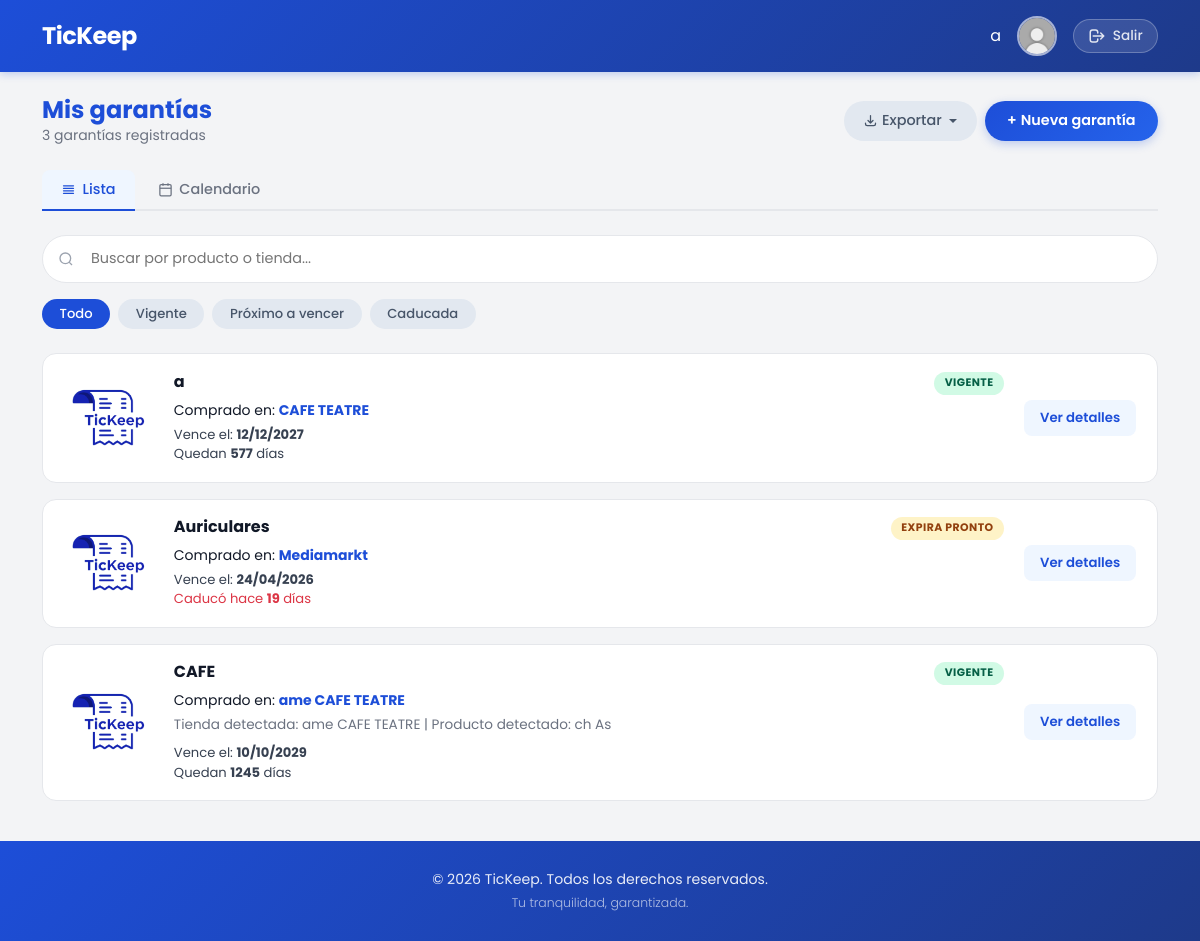
The app's page /index.php (signed in) with its own data.
### tables this page shows
CREATE TABLE `opciones_configuracion` (
  `id_usuario` int(11) NOT NULL,
  `foto_perfil` varchar(255) DEFAULT NULL,
  `idioma` varchar(20) DEFAULT 'Español',
  `tema` varchar(20) DEFAULT 'claro',
  `notificaciones_email` tinyint(1) DEFAULT 1,
  `aviso_vencimiento` tinyint(1) DEFAULT 1,
  `notificaciones_app` tinyint(1) DEFAULT 1,
  `dias_aviso` int(11) DEFAULT 30,
  `frecuencia_recordatorio` varchar(20) DEFAULT 'una_vez',
  `hora_recordatorio` varchar(5) DEFAULT '09:00',
  `notificar_caducadas` tinyint(1) DEFAULT 0,
  `resumen_mensual` tinyint(1) DEFAULT 0,
  `color_acento` varchar(20) DEFAULT '#202bbf',
  `formato_fecha` varchar(20) DEFAULT 'd/m/Y',
  `animaciones_ui` tinyint(1) DEFAULT 1,
  `orden_garantias` varchar(30) DEFAULT 'fecha_compra_desc',
  `mostrar_dias_restantes` tinyint(1) DEFAULT 1,
  `confirmar_eliminacion` tinyint(1) DEFAULT 1,
  `modo_compacto` tinyint(1) DEFAULT 0
);

CREATE TABLE `usuarios` (
  `id_usuario` int(11) NOT NULL,
  `nombre` varchar(100) NOT NULL,
  `contrasena` varchar(255) NOT NULL,
  `email` varchar(150) NOT NULL,
  `fecha_registro` timestamp NOT NULL DEFAULT current_timestamp(),
  `email_verificado` tinyint(1) NOT NULL DEFAULT 0
);

CREATE TABLE `garantias` (
  `id_garantia` int(11) NOT NULL,
  `id_usuario` int(11) NOT NULL,
  `nombre_producto` varchar(150) NOT NULL,
  `tienda` varchar(100) DEFAULT NULL,
  `fecha_compra` date NOT NULL,
  `fecha_vencimiento` date NOT NULL,
  `archivo_ticket` varchar(255) DEFAULT NULL,
  `foto_producto` varchar(255) DEFAULT NULL,
  `comentarios` text DEFAULT NULL,
  `estado` enum('Vigente','Expira pronto','Caducada') DEFAULT 'Vigente'
);

### includes/preferencias_usuario.php (called while the page is built, shortened)
<?php
$preferencias = [
    'tema' => 'claro',
    'color_acento' => '#202bbf',
    'idioma' => 'Español',
    'formato_fecha' => 'd/m/Y',
    'animaciones_ui' => 1,
    'orden_garantias' => 'fecha_compra_desc',
    'mostrar_dias_restantes' => 1,
    'confirmar_eliminacion' => 1,
    'modo_compacto' => 0,
    'notificaciones_email' => 1,
    'notificaciones_app' => 1,
    'aviso_vencimiento' => 1,
    'dias_aviso' => 30,
    'frecuencia_recordatorio' => 'una_vez',
    'hora_recordatorio' => '09:00',
    'notificar_caducadas' => 0,
    'resumen_mensual' => 0
];
if (isset($_SESSION['id_usuario'])) {
    $stmtPref = $pdo->prepare("SELECT * FROM opciones_configuracion WHERE id_usuario = :id");
    $stmtPref->execute([':id' => $_SESSION['id_usuario']]);
    $prefsBD = $stmtPref->fetch(PDO::FETCH_ASSOC);
    if ($prefsBD) {
        foreach ($preferencias as $clave => $valorDefecto) {
            if (array_key_exists($clave, $prefsBD) && $prefsBD[$clave] !== null) {
                $preferencias[$clave] = $prefsBD[$clave];
            }
        }
    }
}
function fechaTickeep($fecha, $preferencias)
{
    return date($preferencias['formato_fecha'] ?? 'd/m/Y', strtotime($fecha));
}
function diasRestantesGarantia($fechaVencimiento)
{
    $hoy = new DateTime();
    $vencimiento = new DateTime($fechaVencimiento);
    return (int)$hoy->diff($vencimiento)->format('%r%a');
}
function ordenGarantiasSQL($preferencias)
{
    $orden = $preferencias['orden_garantias'] ?? 'fecha_compra_desc';
    return match ($orden) {
        'fecha_compra_asc' => 'fecha_compra ASC',
        'fecha_vencimiento_asc' => 'fecha_vencimiento ASC',
        'fecha_vencimiento_desc' => 'fecha_vencimiento DESC',
        'nombre_asc' => 'nombre_producto ASC',
        'nombre_desc' => 'nombre_producto DESC',
        default => 'fecha_compra DESC'
    };
}

### index.php (the view, shortened to what this page needs)
<?php
require 'config/bd.php';
require 'includes/preferencias_usuario.php';
$id_usuario = $_SESSION['id_usuario'];
function rutaFotoPerfil($fotoPerfil)
{
    $default = 'assets/img/default-avatar.png';
    if (empty($fotoPerfil)) {
        return $default;
    }
    return $default;
}
try {
    $queryUser = "SELECT u.nombre, c.foto_perfil FROM usuarios u
                  LEFT JOIN opciones_configuracion c ON u.id_usuario = c.id_usuario
                  WHERE u.id_usuario = :id";
    $stmtUser = $pdo->prepare($queryUser);
    $stmtUser->execute([':id' => $id_usuario]);
    $userData = $stmtUser->fetch(PDO::FETCH_ASSOC);
    $ordenSQL = ordenGarantiasSQL($preferencias);
    $queryGarantias = "SELECT * FROM garantias
                   WHERE id_usuario = :id
                   ORDER BY $ordenSQL";
    $stmtGarantias = $pdo->prepare($queryGarantias);
    $stmtGarantias->execute([':id' => $id_usuario]);
    $garantias = $stmtGarantias->fetchAll(PDO::FETCH_ASSOC);
} catch (PDOException $e) {
    die("Error: " . $e->getMessage());
}
$fotoPerfil = rutaFotoPerfil($userData['foto_perfil'] ?? null);
?>
<!DOCTYPE html>
<html lang="<?= $preferencias['idioma'] === 'Inglés' ? 'en' : 'es' ?>"
    data-theme="<?= htmlspecialchars($preferencias['tema']) ?>"
    data-animations="<?= (int)$preferencias['animaciones_ui'] ?>">
<head>
    <link href="https://cdn.jsdelivr.net/npm/bootstrap@5.3.3/dist/css/bootstrap.min.css" rel="stylesheet">
    <link rel="stylesheet" href="assets/css/auth.css">
    <link rel="stylesheet" href="assets/css/index.css">
    <link href="https://cdn.jsdelivr.net/npm/fullcalendar@6.1.11/index.global.min.css" rel="stylesheet">
    <link rel="stylesheet" href="assets/css/preferencias.css">
</head>
<body class="<?= !empty($preferencias['modo_compacto']) ? 'modo-compacto' : '' ?>">
    <header class="tk-header">
        <div class="container d-flex justify-content-between align-items-center">
            <a href="index.php" class="tk-logo">TicKeep</a>
            <div class="d-flex align-items-center gap-3">
                <span class="text-white d-none d-sm-block fw-500"><?= htmlspecialchars($userData['nombre']); ?></span>
                <a href="configuracion.php">
                    <img src="<?= htmlspecialchars($fotoPerfil); ?>?v=<?= time(); ?>" class="avatar-img" alt="Perfil">
                </a>
                <a href="logout.php" class="tk-btn-logout" title="Cerrar sesión">
                    <svg xmlns="http://www.w3.org/2000/svg" width="18" height="18" fill="none" viewBox="0 0 24 24" stroke="currentColor" stroke-width="2">
                        <path stroke-linecap="round" stroke-linejoin="round" d="M17 16l4-4m0 0l-4-4m4 4H7m6 4v1a3 3 0 01-3 3H6a3 3 0 01-3-3V7a3 3 0 013-3h4a3 3 0 013 3v1" />
                    </svg>
                    <span class="d-none d-md-inline">Salir</span>
                </a>
            </div>
        </div>
    </header>
    <main class="container my-4">
        <section class="title-section mb-4">
            <div>
                <h2 class="mb-0">Mis garantías</h2>
                <p class="text-muted small mb-0"><?= count($garantias) ?> garantía<?= count($garantias) !== 1 ? 's' : '' ?> registrada<?= count($garantias) !== 1 ? 's' : '' ?></p>
            </div>
            <div class="d-flex gap-2 flex-wrap">
                <div class="dropdown">
                    <div class="dropdown">
                        <button class="tk-btn-export d-flex align-items-center gap-1 dropdown-toggle" type="button" data-bs-toggle="dropdown" aria-expanded="false">
                            <svg xmlns="http://www.w3.org/2000/svg" width="15" height="15" fill="none" viewBox="0 0 24 24" stroke="currentColor" stroke-width="2">
                                <path stroke-linecap="round" stroke-linejoin="round" d="M4 16v1a3 3 0 003 3h10a3 3 0 003-3v-1m-4-4l-4 4m0 0l-4-4m4 4V4" />
                            </svg>
                            Exportar
                        </button>
                    </div>
                </div>
                <a href="nueva-garantia.php" class="tk-btn-primary text-decoration-none d-flex align-items-center gap-1">
                    <span>+</span> Nueva garantía
                </a>
            </div>
        </section>
        <ul class="nav tk-view-tabs mb-4" id="viewTabs" role="tablist">
            <li class="nav-item" role="presentation">
                <button class="tk-view-tab active" id="list-tab" data-bs-toggle="tab" data-bs-target="#tab-lista" type="button" role="tab">
                    <svg xmlns="http://www.w3.org/2000/svg" width="15" height="15" fill="none" viewBox="0 0 24 24" stroke="currentColor" stroke-width="2">
                        <path stroke-linecap="round" stroke-linejoin="round" d="M4 6h16M4 10h16M4 14h16M4 18h16" />
                    </svg>
                    Lista
                </button>
            </li>
            <li class="nav-item" role="presentation">
                <button class="tk-view-tab" id="cal-tab" data-bs-toggle="tab" data-bs-target="#tab-calendario" type="button" role="tab">
                    <svg xmlns="http://www.w3.org/2000/svg" width="15" height="15" fill="none" viewBox="0 0 24 24" stroke="currentColor" stroke-width="2">
                        <rect x="3" y="4" width="18" height="18" rx="2" ry="2" />
                        <line x1="16" y1="2" x2="16" y2="6" />
                        <line x1="8" y1="2" x2="8" y2="6" />
                        <line x1="3" y1="10" x2="21" y2="10" />
                    </svg>
                    Calendario
                </button>
            </li>
        </ul>
        <div class="tab-content">
            <div class="tab-pane fade show active" id="tab-lista" role="tabpanel">
                <section class="search-input-wrapper mb-3">
                    <input type="text" id="searchInput" class="search-input" placeholder="Buscar por producto o tienda...">
                </section>
                <section class="filter-pills mb-4">
                    <button class="filter-pill active" data-filter="Todo">Todo</button>
                    <button class="filter-pill" data-filter="Vigente">Vigente</button>
                    <button class="filter-pill" data-filter="Expira pronto">Próximo a vencer</button>
                    <button class="filter-pill" data-filter="Caducada">Caducada</button>
                </section>
                <section id="garantias-list">
                    <?php if (count($garantias) > 0): ?>
                        <?php foreach ($garantias as $g): ?>
                            <?php
                            $status = $g['estado'] ?? 'Vigente';
                            $badge  = 'badge-vigente';
                            if ($status === 'Expira pronto') $badge = 'badge-expira-pronto';
                            $imagenMostrar = 'assets/img/producto-default.png';
                            ?>
                            <div class="tk-ticket-card"
                                data-estado="<?= htmlspecialchars($status) ?>"
                                data-nombre="<?= strtolower(htmlspecialchars($g['nombre_producto'])) ?>"
                                data-tienda="<?= strtolower(htmlspecialchars($g['tienda'])) ?>">
                                <img src="<?= htmlspecialchars($imagenMostrar) ?>" class="ticket-thumb" alt="Producto">
                                <div class="ticket-info">
                                    <div class="ticket-header">
                                        <h3 class="ticket-title"><?= htmlspecialchars($g['nombre_producto']); ?></h3>
                                        <span class="status-badge <?= $badge ?>"><?= $status ?></span>
                                    </div>
                                    <p class="mb-1 small">Comprado en: <span class="store-name fw-bold"><?= htmlspecialchars($g['tienda']); ?></span></p>
                                    <?php if (!empty($g['comentarios'])): ?>
                                        <p class="ticket-coments mb-2"><?= htmlspecialchars($g['comentarios']); ?></p>
                                    <?php endif; ?>
                                    <p class="ticket-expiry mb-0">Vence el: <b><?= fechaTickeep($g['fecha_vencimiento'], $preferencias); ?></b>
                                    </p>
                                    <?php if (!empty($preferencias['mostrar_dias_restantes'])): ?>
                                        <?php
                                        $diasRestantes = diasRestantesGarantia($g['fecha_vencimiento']);
                                        ?>
                                        <?php if ($diasRestantes > 0): ?>
                                            <p class="ticket-expiry mb-0 small">
                                                Quedan <b><?= $diasRestantes ?></b> días
                                            </p>
                                        <?php elseif ($diasRestantes === 0): ?>
                                            <p class="ticket-expiry mb-0 small text-warning">
                                                Vence hoy
                                            </p>
                                        <?php else: ?>
                                            <p class="ticket-expiry mb-0 small text-danger">
                                                Caducó hace <b><?= abs($diasRestantes) ?></b> días
                                            </p>
                                        <?php endif; ?>
                                    <?php endif; ?>
                                </div>
                                <a href="detalle.php?id=<?= $g['id_garantia']; ?>" class="tk-btn-details text-decoration-none">Ver detalles</a>
                            </div>
                        <?php endforeach; ?>
                    <?php endif; ?>
                </section>
            </div>
        </div>
    </main>
    <footer class="main-footer">
        <p class="mb-1">© 2026 TicKeep. Todos los derechos reservados.</p>
        <p class="mb-0 x-small fw-light">Tu tranquilidad, garantizada.</p>
    </footer>
</body>
</html>

### records on screen
opciones_configuracion: id_usuario.nombre "a"
garantias: nombre_producto "a", estado "VIGENTE", tienda "CAFE TEATRE", fecha_vencimiento.formato_fecha "12/12/2027", fecha_vencimiento "577"
garantias: nombre_producto "Auriculares", estado "EXPIRA PRONTO", tienda "Mediamarkt", fecha_vencimiento.formato_fecha "24/04/2026", fecha_vencimiento "19"
garantias: nombre_producto "CAFE", estado "VIGENTE", tienda "ame CAFE TEATRE", comentarios "Tienda detectada: ame CAFE TEATRE | Producto detectado: ch As", fecha_vencimiento.formato_fecha "10/10/2029", fecha_vencimiento "1245"

### other values on screen
count($garantias) "3"
